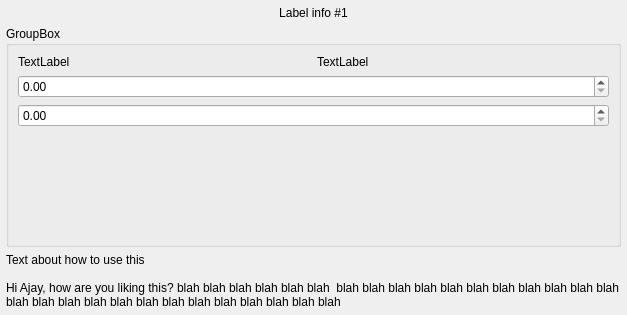
<?xml version="1.0" encoding="UTF-8"?>
<ui version="4.0">
 <class>ParameterFrame</class>
 <widget class="QFrame" name="ParameterFrame">
  <property name="geometry">
   <rect>
    <x>0</x>
    <y>0</y>
    <width>627</width>
    <height>315</height>
   </rect>
  </property>
  <property name="windowTitle">
   <string>Frame</string>
  </property>
  <layout class="QGridLayout" name="gridLayout_2" rowstretch="0,1,0">
   <property name="leftMargin">
    <number>6</number>
   </property>
   <property name="topMargin">
    <number>6</number>
   </property>
   <property name="rightMargin">
    <number>6</number>
   </property>
   <property name="bottomMargin">
    <number>6</number>
   </property>
   <item row="0" column="0">
    <widget class="QLabel" name="label">
     <property name="sizePolicy">
      <sizepolicy hsizetype="Preferred" vsizetype="Preferred">
       <horstretch>0</horstretch>
       <verstretch>0</verstretch>
      </sizepolicy>
     </property>
     <property name="text">
      <string>Label info #1</string>
     </property>
     <property name="alignment">
      <set>Qt::AlignCenter</set>
     </property>
    </widget>
   </item>
   <item row="1" column="0">
    <widget class="QGroupBox" name="groupBox">
     <property name="title">
      <string>GroupBox</string>
     </property>
     <layout class="QGridLayout" name="gridLayout" rowstretch="0,0,0,0,0">
      <item row="0" column="1">
       <widget class="QLabel" name="label_4">
        <property name="text">
         <string>TextLabel</string>
        </property>
       </widget>
      </item>
      <item row="1" column="0" rowspan="2" colspan="2">
       <widget class="QDoubleSpinBox" name="doubleSpinBox"/>
      </item>
      <item row="0" column="0">
       <widget class="QLabel" name="label_3">
        <property name="text">
         <string>TextLabel</string>
        </property>
       </widget>
      </item>
      <item row="3" column="0" colspan="2">
       <widget class="QDoubleSpinBox" name="doubleSpinBox_2"/>
      </item>
      <item row="4" column="0">
       <spacer name="verticalSpacer">
        <property name="orientation">
         <enum>Qt::Vertical</enum>
        </property>
        <property name="sizeHint" stdset="0">
         <size>
          <width>20</width>
          <height>40</height>
         </size>
        </property>
       </spacer>
      </item>
     </layout>
    </widget>
   </item>
   <item row="2" column="0">
    <widget class="QLabel" name="label_2">
     <property name="text">
      <string>Text about how to use this

Hi Ajay, how are you liking this? blah blah blah blah blah blah  blah blah blah blah blah blah blah blah blah blah blah blah blah blah blah blah blah blah blah blah blah blah blah blah </string>
     </property>
     <property name="wordWrap">
      <bool>true</bool>
     </property>
    </widget>
   </item>
  </layout>
 </widget>
 <resources/>
 <connections/>
</ui>
